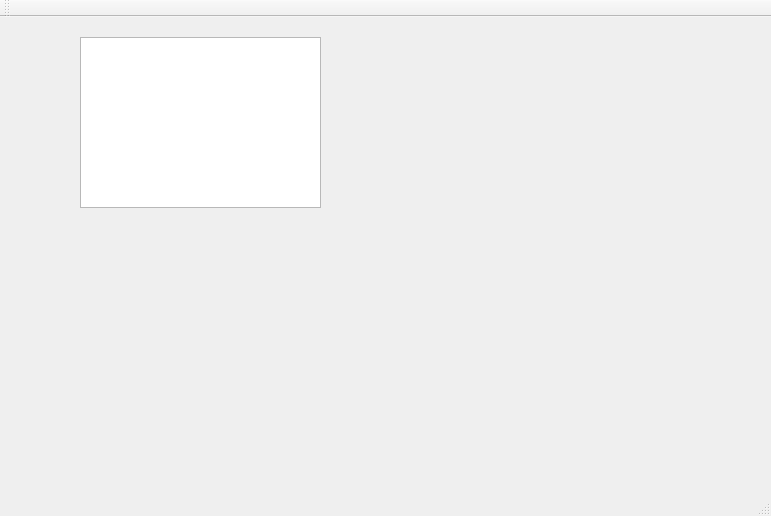
<?xml version="1.0" encoding="UTF-8"?>
<ui version="4.0">
 <class>MainWindow</class>
 <widget class="QMainWindow" name="MainWindow">
  <property name="geometry">
   <rect>
    <x>0</x>
    <y>0</y>
    <width>771</width>
    <height>516</height>
   </rect>
  </property>
  <property name="windowTitle">
   <string>MainWindow</string>
  </property>
  <widget class="QWidget" name="centralWidget">
   <widget class="QTextEdit" name="textEdit">
    <property name="geometry">
     <rect>
      <x>80</x>
      <y>20</y>
      <width>241</width>
      <height>171</height>
     </rect>
    </property>
   </widget>
  </widget>
  <widget class="QMenuBar" name="menuBar">
   <property name="geometry">
    <rect>
     <x>0</x>
     <y>0</y>
     <width>771</width>
     <height>26</height>
    </rect>
   </property>
  </widget>
  <widget class="QToolBar" name="mainToolBar">
   <attribute name="toolBarArea">
    <enum>TopToolBarArea</enum>
   </attribute>
   <attribute name="toolBarBreak">
    <bool>false</bool>
   </attribute>
  </widget>
  <widget class="QStatusBar" name="statusBar"/>
 </widget>
 <layoutdefault spacing="6" margin="11"/>
 <resources/>
 <connections/>
</ui>
